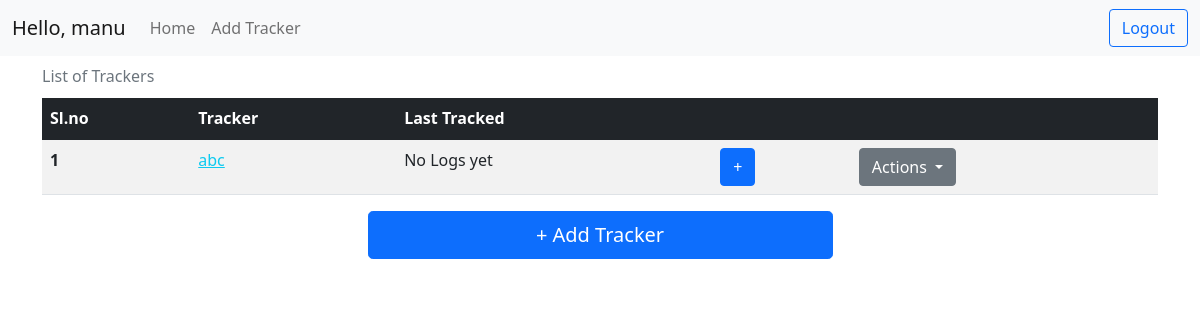
Before: / (signed in) with the older database file.
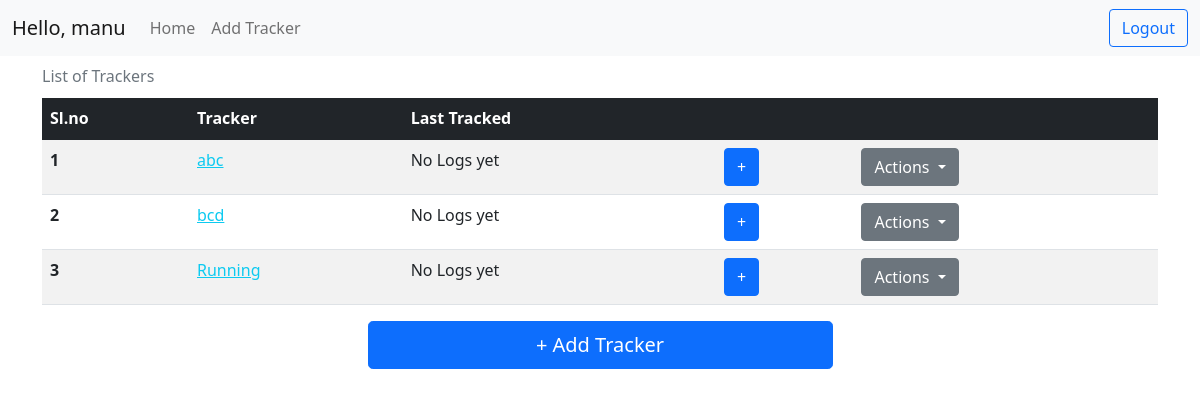
After: the same page with the newer database file.
### application/models.py (models this page shows)
class User(db.Model, UserMixin):
    __tablename__ = "user"
    id = db.Column(db.Integer, autoincrement=True, primary_key=True)
    username = db.Column(db.String)
    email = db.Column(db.String, unique=True)
    password = db.Column(db.String(255))
    active = db.Column(db.Boolean())
    trackers = db.relationship("Tracker", backref="tracker")
    roles = db.relationship('Role', secondary=roles_users, backref=db.backref('users', lazy='dynamic'))

class Tracker(db.Model):
    __tablename__ = "tracker"
    id = db.Column(db.Integer, primary_key=True, autoincrement=True)
    name = db.Column(db.String, nullable=False)
    description = db.Column(db.String)
    type = db.Column(db.Integer, nullable=False)
    settings = db.Column(db.String)
    user_id = db.Column(db.Integer,  db.ForeignKey("user.id"), nullable=False)
    activity = db.relationship("Activity", backref="activity")

### app.py (the view)
@app.route("/", methods=["GET"])
@login_required
def home():
    if request.method == "GET":
        trackers, lastTimestamps = getTrackers()
        return (
            render_template(
                "home.html", trackers=trackers, lastTimestamps=lastTimestamps
            ),
            200,
        )

### app.py (called while the page is built)
@app.after_request
def after_request(response):
    header = response.headers
    header["Access-Control-Allow-Origin"] = "*"
    return response

@app.after_request
def after_request(response):
    header = response.headers
    header["Access-Control-Allow-Origin"] = "*"
    return response

def getTrackers():
    trackers = db.session.query(Tracker).filter(Tracker.user_id == current_user.id).all()
    lastTimeStamps = {}
    for t in trackers:
        activity = (
            db.session.query(Activity)
            .filter(Activity.tracker_id == t.id)
            .order_by(Activity.timestamp.desc())
            .first()
        )
        if activity is None:
            lastTimeStamps[t.id] = "No Logs yet"
        else:
            lastTimeStamps[t.id] = convertToNaturalday(activity.timestamp)
    return trackers, lastTimeStamps

### templates/home.html (shortened to what this page needs)
<!DOCTYPE html>
<html>
{% include './head_content.html' %}
<body>
    {% include './navbar.html' %}
    <div class="container">
        {% if trackers|length > 0 %}
        <table class="table table-striped table-hover caption-top">
            <caption>List of Trackers</caption>
            <thead class="table-dark">
                <tr>
                    <th scope="col">Sl.no</th>
                    <th scope="col">Tracker</th>
                    <th scope="col">Last Tracked</th>
                    <th scope="col"></th>
                    <th scope="col"></th>
                </tr>
            </thead>
            <tbody>
                {% for t in trackers %}
                <tr>
                    <th scope="row"> {{ loop.index }}</th>
                    <td><a href="/tracker/{{ t.id }}/overview" class="link-info">{{ t.name }}</a></td>
                    <td>{{ lastTimestamps[t.id] }}</td>
                    <td><a class="btn btn-primary" href="/tracker/{{ t.id }}/log" role="button">+</a></td>
                    <td>
                        <div class="dropdown">
                            <a class="btn btn-secondary dropdown-toggle" href="#" role="button" id="dropdownMenuLink"
                                data-bs-toggle="dropdown" aria-expanded="false">
                                Actions
                            </a>
                        </div>
                    </td>
                </tr>
                {% endfor %}
            </tbody>
        </table>
        {% else %}
        <h5>There are no trackers present. Go ahead create one by cliking Add Tracker</h5>
        {% endif %}
        <div class="vstack gap-2 col-md-5 mx-auto">
            <a class="btn btn-primary btn-lg" href="/tracker/create" role="button">+ Add Tracker</a>
        </div>
    </div>
</body>
</html>

### templates/head_content.html (shortened to what this page needs)
<head>
    <link rel="stylesheet" href="https://cdn.jsdelivr.net/npm/bootstrap-icons@1.8.1/font/bootstrap-icons.css">
    <link href="https://cdn.jsdelivr.net/npm/bootstrap@5.1.3/dist/css/bootstrap.min.css" rel="stylesheet"
>
    <link rel="stylesheet" type="text/css" href="{{ url_for('static', filename='style.css') }}" />
</head>

### templates/navbar.html (shortened to what this page needs)
<nav class="navbar sticky-top navbar-expand-lg navbar-light bg-light">
  <div class="container-fluid">
    <a class="navbar-brand" href="/">Hello, {{current_user.username}}</a>
    {% if current_user.is_authenticated %}
    <div class="collapse navbar-collapse" id="navbarText">
      <ul class="navbar-nav me-auto mb-2 mb-lg-0">
        <li class="nav-item">
          <a class="nav-link" aria-current="page" href="/">Home</a>
        </li>
        <li class="nav-item">
          <a class="nav-link" href="/tracker/create">Add Tracker</a>
        </li>
      </ul>
      <form action="/logout" method="GET">
        <button class="btn btn-outline-primary" type="submit">Logout</button>
      </form>
      {% elif isLogin == True %}
      <form action="/register" method="GET">
        <button class="btn btn-outline-primary" type="submit">Register</button>
      </form>
      {% else %}
      <form action="/login" method="GET">
        <button class="btn btn-outline-primary" type="submit">Login</button>
      </form>
      {% endif %}
    </div>
  </div>
</nav>

Changed rows visible on the page:
added Tracker: name "bcd", lastTimestamps "No Logs yet"
added Tracker: name "Running", lastTimestamps "No Logs yet"
